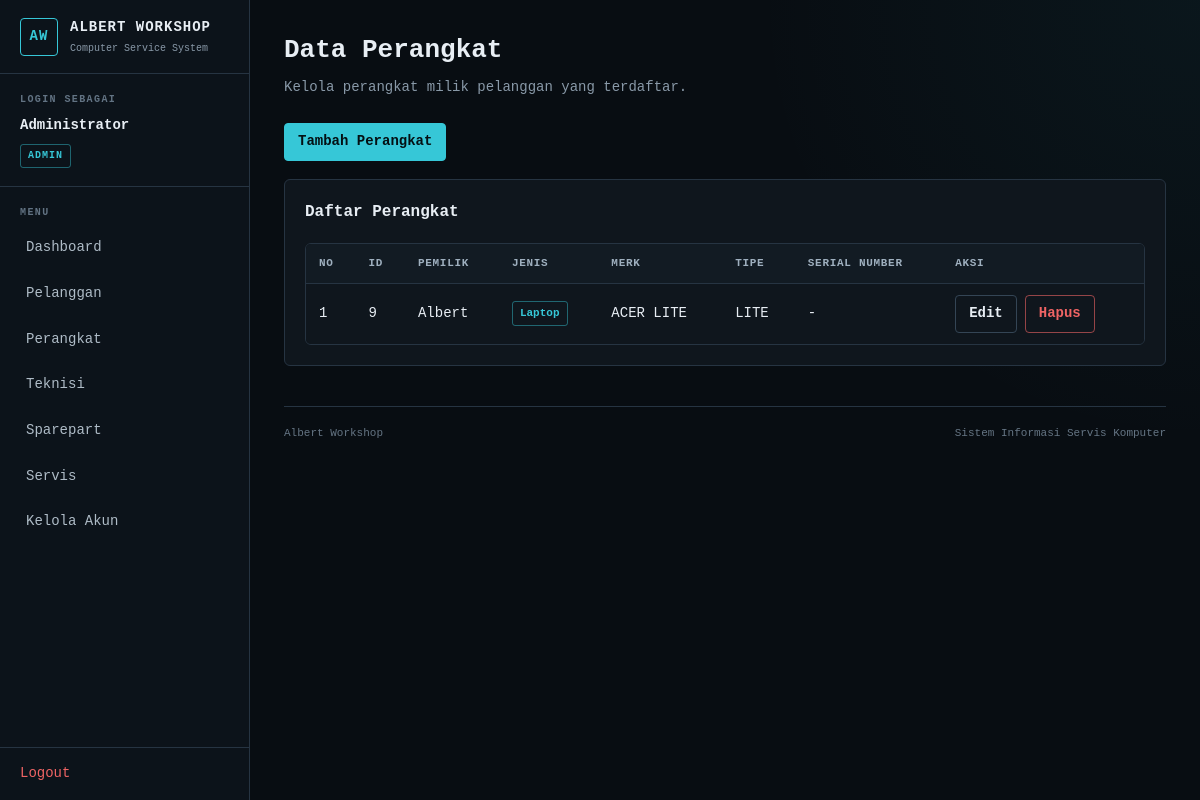
The page /perangkat/index.php (signed in) on the database its author committed.
### tables this page shows
CREATE TABLE `perangkat` (
  `id_perangkat` int NOT NULL,
  `id_pelanggan` int NOT NULL,
  `jenis_perangkat` varchar(50) NOT NULL,
  `merk` varchar(50) NOT NULL,
  `tipe` varchar(100) NOT NULL,
  `serial_number` varchar(100) DEFAULT NULL
);

CREATE TABLE `pelanggan` (
  `id_pelanggan` int NOT NULL,
  `nama` varchar(100) NOT NULL,
  `no_hp` varchar(20) NOT NULL,
  `alamat` text NOT NULL,
  `aktif` tinyint(1) NOT NULL DEFAULT '1'
);

### perangkat/index.php (the view, shortened to what this page needs)
<?php
require '../config/koneksi.php';
$query = mysqli_query(
    $koneksi,
    "SELECT
        perangkat.*,
        pelanggan.nama AS nama_pelanggan
     FROM perangkat
     JOIN pelanggan
        ON perangkat.id_pelanggan =
           pelanggan.id_pelanggan
     ORDER BY perangkat.id_perangkat DESC"
);
require '../template/header.php';
require '../template/sidebar.php';
?>
<div class="page-header">
    <div>
        <h1>Data Perangkat</h1>
        <p class="page-description">
            Kelola perangkat milik pelanggan yang terdaftar.
        </p>
    </div>
</div>
<div class="toolbar">
    <?php if ($_SESSION["role"] === "admin"): ?>
        <a
            href="tambah.php"
            class="btn"
        >
            Tambah Perangkat
        </a>
    <?php endif; ?>
</div>
<section class="panel">
    <h2 class="panel-title">
        Daftar Perangkat
    </h2>
    <?php if (mysqli_num_rows($query) > 0): ?>
        <div class="table-wrap">
            <table>
                <thead>
                    <tr>
                        <th>No</th>
                        <th>ID</th>
                        <th>Pemilik</th>
                        <th>Jenis</th>
                        <th>Merk</th>
                        <th>Tipe</th>
                        <th>Serial Number</th>
                        <?php if ($_SESSION["role"] === "admin"): ?>
                            <th>Aksi</th>
                        <?php endif; ?>
                    </tr>
                </thead>
                <tbody>
                <?php
                $no = 1;
                while ($data = mysqli_fetch_assoc($query)):
                ?>
                    <tr>
                        <td>
                            <?= $no++; ?>
                        </td>
                        <td>
                            <?= (int) $data["id_perangkat"]; ?>
                        </td>
                        <td>
                            <?= htmlspecialchars(
                                $data["nama_pelanggan"]
                            ); ?>
                        </td>
                        <td>
                            <span class="status status-info">
                                <?= htmlspecialchars(
                                    $data["jenis_perangkat"]
                                ); ?>
                            </span>
                        </td>
                        <td>
                            <?= htmlspecialchars(
                                $data["merk"]
                            ); ?>
                        </td>
                        <td>
                            <?= htmlspecialchars(
                                $data["tipe"]
                            ); ?>
                        </td>
                        <td>
                            <?= !empty($data["serial_number"])
                                ? htmlspecialchars($data["serial_number"])
                                : "-"; ?>
                        </td>
                        <?php if ($_SESSION["role"] === "admin"): ?>
                            <td>
                                <div class="toolbar">
                                    <a
                                        href="edit.php?id=<?= $data["id_perangkat"]; ?>"
                                        class="btn btn-secondary"
                                    >
                                        Edit
                                    </a>
                                    <a
                                        href="hapus.php?id=<?= $data["id_perangkat"]; ?>"
                                        class="btn btn-danger"
                                        onclick="return confirm('Yakin ingin menghapus perangkat ini?')"
                                    >
                                        Hapus
                                    </a>
                                </div>
                            </td>
                        <?php endif; ?>
                    </tr>
                <?php endwhile; ?>
                </tbody>
            </table>
        </div>
    <?php endif; ?>
</section>
<?php
require '../template/footer.php';
?>

### assets/css/style.css (style rules this page uses)
:root { --bg: #080d12; --surface: #0f161d; --surface-2: #151e27; --border: #263442; --border-light: #344555; --text: #e8eef4; --muted: #8999a8; --accent: #36c7d7; --accent-hover: #60d6e2; --success: #45d69a; --warning: #e8b84a; --danger: #ef6464; --sidebar-width: 250px; --radius: 6px; --font-main: "0xProto Nerd Font", monospace; }
* { box-sizing: border-box; }
html { color-scheme: dark; }
html, body { width: 100%; min-height: 100%; }
body { margin: 0; background: radial-gradient( circle at top right, rgba(54, 199, 215, 0.05), transparent 28rem ), var(--bg); color: var(--text); font-family: var(--font-main); font-size: 14px; line-height: 1.55; overflow-x: hidden; }
a { color: var(--accent); text-decoration: none; }
h1, h2, h3 { margin-top: 0; color: var(--text); font-family: var(--font-main); font-weight: 700; }
h1 { font-size: 26px; }
h2 { font-size: 20px; }
p { line-height: 1.65; }
.main-content > * { max-width: 100%; }
.page-header { display: flex; align-items: flex-start; justify-content: space-between; gap: 20px; width: 100%; margin: 0 0 24px; }
.page-header h1 { margin: 0 0 6px; }
.page-description { margin: 0; color: var(--muted); }
.panel { width: 100%; margin: 0 0 22px; padding: 20px; background: var(--surface); border: 1px solid var(--border); border-radius: var(--radius); }
.panel-title { margin-bottom: 18px; font-size: 16px; }
.toolbar { display: flex; flex-wrap: wrap; align-items: center; gap: 8px; margin: 0 0 18px; }
td .toolbar { margin-bottom: 0; }
button, .btn { display: inline-flex; align-items: center; justify-content: center; min-height: 36px; padding: 7px 13px; background: var(--accent); border: 1px solid var(--accent); border-radius: 4px; color: #041013; font-family: var(--font-main); font-size: 14px; font-weight: 700; cursor: pointer; transition: background 0.15s ease, border-color 0.15s ease, color 0.15s ease; }
.btn-secondary { background: transparent; border-color: var(--border-light); color: var(--text); }
.btn-danger { background: transparent; border-color: rgba(239, 100, 100, 0.6); color: var(--danger); }
.table-wrap { width: 100%; overflow-x: auto; border: 1px solid var(--border); border-radius: var(--radius); }
table { width: 100%; border-collapse: collapse; background: var(--surface); border: 0 !important; }
thead { background: #121b23; }
th, td { padding: 11px 13px; border-bottom: 1px solid var(--border); text-align: left; vertical-align: middle; }
th { color: #9fb0bf; font-size: 11px; font-weight: 700; text-transform: uppercase; letter-spacing: 0.7px; }
tbody tr:last-child td { border-bottom: 0; }
.status { display: inline-flex; align-items: center; padding: 3px 7px; border: 1px solid var(--border); border-radius: 3px; font-size: 11px; font-weight: 700; }
.status-info { border-color: rgba(54, 199, 215, 0.45); color: var(--accent); }

### rows shown on the page
perangkat: id_perangkat "9", id_pelanggan.nama "Albert", jenis_perangkat "Laptop", merk "ACER LITE", tipe "LITE"

### other values the page prints
$nama "Administrator"
$role "ADMIN"
